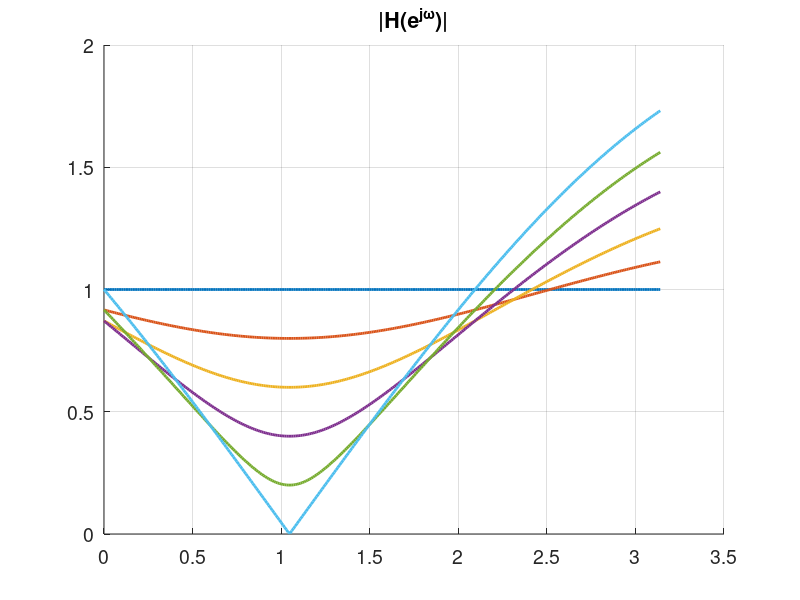

The MATLAB script that drew this image:
% e8_1_anim2_zero_radii.m     
% freq plots for one-pole, one-zero H(z) as zero moves along radius of unit circle
clear; close all; set(0,'defaultAxesFontSize',14); fpv=[100 100 350 307];

w=[0:0.01:pi];  % freq range
phase = pi/3;   % angle along which radii lie
terms = 6;      % number of radii length
dr  = 0.2;      % delta between radii
H = zeros(terms, length(w));   %initialize matrix of results 

for n = 0:(terms-1)
    H(n+1,1:end)= 1- n*dr*exp(j*(phase-w));  
end
figure('position',fpv), hold on, title('|H(e^{j\omega})|'),
 for n = 1:terms
  plot(w, abs(H(n,:)),'Linewidth',2),grid on  % plot various radii freq responses
 end 
